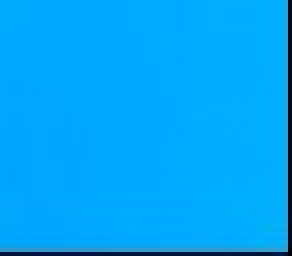
#> input picture 000/image.jpg, 73 x 64 px (shown 4 times larger)
$ python number_add.py
#> lines starting #> are read from the running program, lines starting #| are printed output that depends on the picture
# coding:utf-8
# 在图片中加上随机颜色的随机数字，类似于微信未读信息数量那种提示效果

from PIL import Image, ImageDraw, ImageFont
import random


def add_num(img):
	draw = ImageDraw.Draw(img)
	fonts = ImageFont.truetype('C:\\Windows\\Fonts\\Arial.ttf', size=40)
	w, h = img.size
	rndNum = str(random.randint(0, 99))
	rndColor = (random.randint(64, 255), random.randint(64, 255), random.randint(64, 255))
	draw.text((w-50, 0), rndNum, font=fonts, fill=rndColor)
	img.save('result.jpg', 'jpeg')

if __name__ == '__main__':
	img = Image.open('image.jpg')
#> img is the input picture: PIL image 73x64 RGB; mean R, G, B 2, 165.3, 247
	add_num(img)
#> in add_num, `img.save('result.jpg', 'jpeg')`:
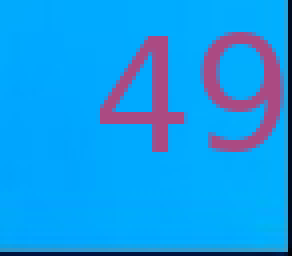
#> saved as result.jpg: PIL image 73x64 RGB (shown 4 times larger); mean R, G, B 20.1, 155, 233.8
